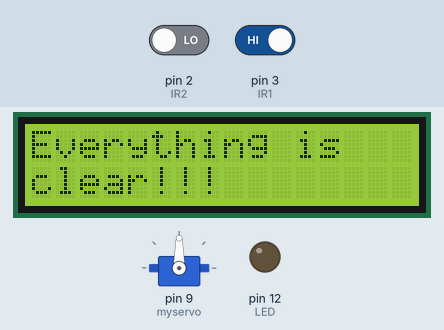
Recording of a sketch running on a simulated Arduino Uno, built with avr-gcc and run on an emulated ATmega328P. Parts: servo, 16×2 character LCD, output pins drawn as LEDs (lit = HIGH). The test bench sets the inputs (shaded band); at power-on: pin 2 (IR2) LOW, pin 3 (IR1) HIGH. What the sketch prints to the serial monitor is not drawn.

Above: at 1.2 s.
1.3 s: pin 2 (IR2) driven HIGH
4.3 s: pin 2 (IR2) driven LOW
7.3 s: pin 2 (IR2) driven HIGH and pin 3 (IR1) driven LOW
At 10.0 s:
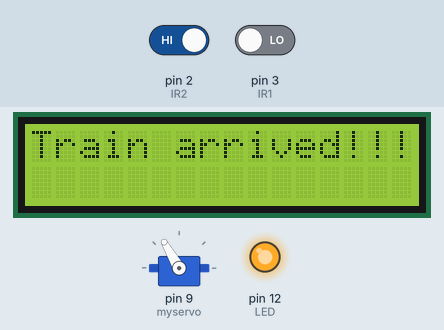
10.3 s: pin 2 (IR2) driven LOW
At 12.87 s:
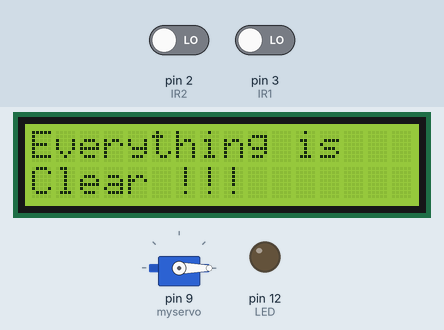
13.3 s: pin 3 (IR1) driven HIGH
At 14.1 s:
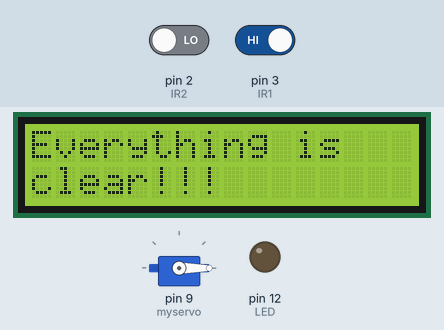
16.3 s: pin 2 (IR2) driven HIGH and pin 3 (IR1) driven LOW
At 18.42 s:
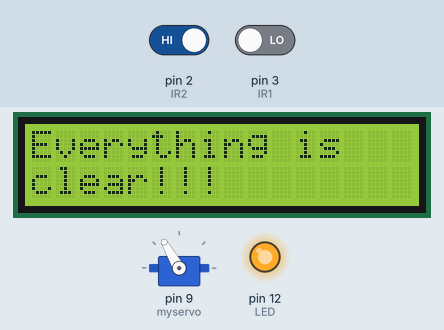
Timing chart, 0 to 19.9 s (numbered marks = the images above; inputs shaded):
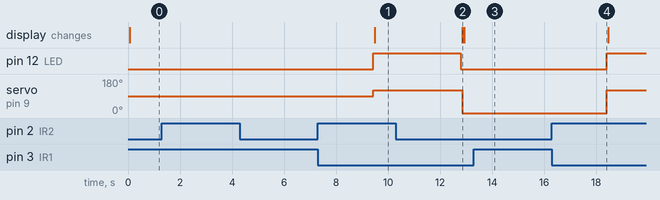

Measured:
- after the input at 1.3 s, every drawn part: stays the same
- after the input at 4.3 s, every drawn part: stays the same
- after the input at 7.3 s, pin 12 (LED): LOW → HIGH after 2.1 s; servo on pin 9 (myservo): 90° → 120° after 2.1 s; the display: changes after 2.2 s (image 1)
- after the input at 10.3 s, pin 12 (LED): HIGH → LOW after 2.5 s; servo on pin 9 (myservo): 120° → 0° after 2.6 s; the display: changes after 2.6 s (image 2)
- after the input at 13.3 s, every drawn part: stays the same
- after the input at 16.3 s, pin 12 (LED): LOW → HIGH after 2.1 s; servo on pin 9 (myservo): 0° → 120° after 2.1 s

The sketch:

ir_sensor.ino
```cpp
#include <Servo.h>
#include <LiquidCrystal.h>

#define IR1 3
#define IR2 2
Servo myservo;

const int rs = 11, en = 10, d4 = 7, d5 = 6, d6 = 5, d7 = 4;
LiquidCrystal lcd(rs, en, d4, d5, d6, d7);

int pos = 0;
int t1,t2;
int gate_off;
int start;
int velocity;
int n1;
int n2;
int flag;
int duration;
int LED = 12;
void setup() {
  Serial.begin(9600);
  pinMode(IR1,INPUT);
  pinMode(IR2,INPUT);
  pinMode(LED,OUTPUT);
  myservo.attach(9);

}

void loop() {

  int x = digitalRead(IR1);
  int y = digitalRead(IR2);

  if(flag==0){
    Serial.println("Everything is clear !!!");
    lcd.begin(16,2);
    lcd.print("Everything is ");
    lcd.setCursor(0,1);
    lcd.print("clear!!!");
  }
  if(x==LOW && y==LOW){
    if(n1==0){
      n1=0;
      n2=0;
      t1=0;
      t2=0;
      start=0;
      velocity=0;
      duration=0;
      flag=0;
    }
  }
  if(x==LOW && y==HIGH){
    if(n1==0){
      n1=0;
      n2=0;
      t1=0;
      t2=0;
      start=0;
      velocity=0;
      duration=0;
      flag=0;
    }
    if(n1==1){
      t2++;
    }
  }
  if(x==HIGH && y==LOW){
    t1++;
  }
  if(x==HIGH && y==HIGH){
    n1=0;
    n2=0;
    t1=0;
    t2=0;
    start=0;
    velocity=0;
    duration=0;
    flag=0;
  }

  if(n1==1 && n2==0){
    start++;
  }
  if(t1>30){/// if greater than 30 than it's a train
    n1=1;
  }
  if(t2>30){ /// if greater than 30 than it's a train
    n2=1;
  }
  if(duration > gate_off && y==LOW){
    digitalWrite(LED,LOW);
    Serial.println("Everything is clear!!!");
    lcd.begin(16,2);
    lcd.print("Everything is");
    lcd.setCursor(0,1);
    lcd.print("Clear !!!");

    myservo.write(0);
    duration=0;
    n1=0;
    n2=0;
    t1=0;
    t2=0;
    start=0;
    flag=0;
  }
  if(n1==1 && n2==1){
    if(t1>80){
      gate_off =200;
    }
    else if(t1>60){
      gate_off= 100;
    }
    else if(t1>30){
      gate_off = 50 ;
    }

    flag=1;
    Serial.println("Train arrived!!! Please be safe ");
    duration++;
    digitalWrite(LED,HIGH); // gate off ;
    myservo.write(120);
    lcd.begin(16,2);
    lcd.print("Train arrived!!!");


  }
  Serial.print("t1 = ");
  Serial.print(t1);
  Serial.print(" t2 = ");
  Serial.print(t2);
  Serial.print(" n1 = ");
  Serial.println(n1);
//  Serial.print(" n2 = ");
//  Serial.print(n2);
//  Serial.print(" start =");
//  Serial.println(start);
  delay(1);


}
```
